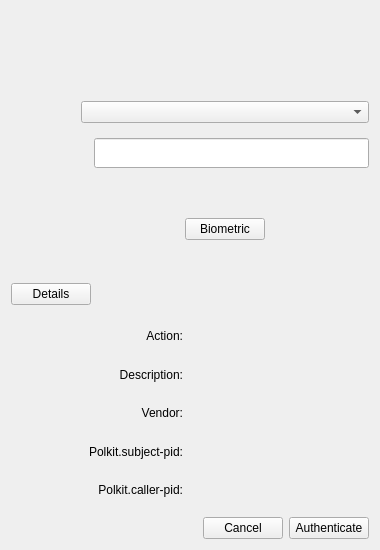
<?xml version="1.0" encoding="UTF-8"?>
<ui version="4.0">
 <class>MainWindow</class>
 <widget class="QWidget" name="MainWindow">
  <property name="geometry">
   <rect>
    <x>0</x>
    <y>0</y>
    <width>380</width>
    <height>550</height>
   </rect>
  </property>
  <property name="sizePolicy">
   <sizepolicy hsizetype="Expanding" vsizetype="Preferred">
    <horstretch>0</horstretch>
    <verstretch>0</verstretch>
   </sizepolicy>
  </property>
  <property name="minimumSize">
   <size>
    <width>380</width>
    <height>0</height>
   </size>
  </property>
  <property name="windowTitle">
   <string>Form</string>
  </property>
  <layout class="QVBoxLayout" name="verticalLayout_2">
   <property name="sizeConstraint">
    <enum>QLayout::SetDefaultConstraint</enum>
   </property>
   <item>
    <layout class="QFormLayout" name="formLayout">
     <item row="0" column="0">
      <widget class="QLabel" name="lblIcon">
       <property name="minimumSize">
        <size>
         <width>64</width>
         <height>64</height>
        </size>
       </property>
       <property name="maximumSize">
        <size>
         <width>96</width>
         <height>96</height>
        </size>
       </property>
       <property name="text">
        <string/>
       </property>
      </widget>
     </item>
     <item row="0" column="1">
      <widget class="QLabel" name="lblHeader">
       <property name="font">
        <font>
         <pointsize>12</pointsize>
         <weight>75</weight>
         <bold>true</bold>
        </font>
       </property>
       <property name="text">
        <string/>
       </property>
       <property name="wordWrap">
        <bool>true</bool>
       </property>
      </widget>
     </item>
     <item row="1" column="1">
      <widget class="QLabel" name="lblContent">
       <property name="text">
        <string/>
       </property>
       <property name="wordWrap">
        <bool>true</bool>
       </property>
      </widget>
     </item>
     <item row="2" column="1">
      <widget class="QComboBox" name="cmbUsers"/>
     </item>
     <item row="3" column="1">
      <widget class="QWidget" name="widgetPasswdAuth" native="true">
       <property name="minimumSize">
        <size>
         <width>0</width>
         <height>120</height>
        </size>
       </property>
       <layout class="QVBoxLayout" name="verticalLayout">
        <property name="leftMargin">
         <number>0</number>
        </property>
        <property name="rightMargin">
         <number>0</number>
        </property>
        <item>
         <layout class="QFormLayout" name="formLayout_2">
          <item row="0" column="0">
           <widget class="QLabel" name="lblPrompt">
            <property name="text">
             <string/>
            </property>
           </widget>
          </item>
          <item row="0" column="1">
           <widget class="QLineEdit" name="lePassword">
            <property name="minimumSize">
             <size>
              <width>0</width>
              <height>30</height>
             </size>
            </property>
           </widget>
          </item>
          <item row="1" column="1">
           <widget class="QLabel" name="lblMessage">
            <property name="minimumSize">
             <size>
              <width>0</width>
              <height>30</height>
             </size>
            </property>
            <property name="maximumSize">
             <size>
              <width>16777215</width>
              <height>30</height>
             </size>
            </property>
            <property name="text">
             <string/>
            </property>
            <property name="alignment">
             <set>Qt::AlignCenter</set>
            </property>
            <property name="wordWrap">
             <bool>true</bool>
            </property>
           </widget>
          </item>
         </layout>
        </item>
        <item>
         <layout class="QHBoxLayout" name="horizontalLayout_2">
          <property name="topMargin">
           <number>0</number>
          </property>
          <item>
           <spacer name="horizontalSpacer">
            <property name="orientation">
             <enum>Qt::Horizontal</enum>
            </property>
            <property name="sizeHint" stdset="0">
             <size>
              <width>40</width>
              <height>20</height>
             </size>
            </property>
           </spacer>
          </item>
          <item>
           <widget class="QPushButton" name="btnBioAuth">
            <property name="cursor">
             <cursorShape>PointingHandCursor</cursorShape>
            </property>
            <property name="text">
             <string>Biometric</string>
            </property>
           </widget>
          </item>
          <item>
           <spacer name="horizontalSpacer_2">
            <property name="orientation">
             <enum>Qt::Horizontal</enum>
            </property>
            <property name="sizeHint" stdset="0">
             <size>
              <width>40</width>
              <height>20</height>
             </size>
            </property>
           </spacer>
          </item>
         </layout>
        </item>
       </layout>
      </widget>
     </item>
    </layout>
   </item>
   <item>
    <layout class="QHBoxLayout" name="horizontalLayout_6">
     <property name="topMargin">
      <number>0</number>
     </property>
     <item>
      <widget class="QPushButton" name="btnDetails">
       <property name="cursor">
        <cursorShape>PointingHandCursor</cursorShape>
       </property>
       <property name="focusPolicy">
        <enum>Qt::NoFocus</enum>
       </property>
       <property name="text">
        <string>Details</string>
       </property>
      </widget>
     </item>
     <item>
      <spacer name="horizontalSpacer_5">
       <property name="orientation">
        <enum>Qt::Horizontal</enum>
       </property>
       <property name="sizeHint" stdset="0">
        <size>
         <width>40</width>
         <height>20</height>
        </size>
       </property>
      </spacer>
     </item>
    </layout>
   </item>
   <item>
    <widget class="QWidget" name="widgetDetails" native="true">
     <property name="sizePolicy">
      <sizepolicy hsizetype="Preferred" vsizetype="Preferred">
       <horstretch>0</horstretch>
       <verstretch>0</verstretch>
      </sizepolicy>
     </property>
     <property name="minimumSize">
      <size>
       <width>0</width>
       <height>200</height>
      </size>
     </property>
     <property name="maximumSize">
      <size>
       <width>16777215</width>
       <height>200</height>
      </size>
     </property>
     <layout class="QGridLayout" name="gridLayout_4">
      <property name="leftMargin">
       <number>0</number>
      </property>
      <property name="bottomMargin">
       <number>5</number>
      </property>
      <item row="0" column="0">
       <layout class="QGridLayout" name="gridLayout_3" rowstretch="1,1,1,1,1" columnstretch="0,0">
        <property name="sizeConstraint">
         <enum>QLayout::SetDefaultConstraint</enum>
        </property>
        <property name="topMargin">
         <number>0</number>
        </property>
        <property name="spacing">
         <number>6</number>
        </property>
        <item row="3" column="1">
         <widget class="QLabel" name="lblSubjectPid">
          <property name="sizePolicy">
           <sizepolicy hsizetype="Preferred" vsizetype="Preferred">
            <horstretch>0</horstretch>
            <verstretch>0</verstretch>
           </sizepolicy>
          </property>
          <property name="text">
           <string/>
          </property>
          <property name="scaledContents">
           <bool>true</bool>
          </property>
         </widget>
        </item>
        <item row="2" column="0">
         <widget class="QLabel" name="label_13">
          <property name="text">
           <string>Vendor:</string>
          </property>
          <property name="scaledContents">
           <bool>true</bool>
          </property>
          <property name="alignment">
           <set>Qt::AlignRight|Qt::AlignTrailing|Qt::AlignVCenter</set>
          </property>
         </widget>
        </item>
        <item row="0" column="1">
         <widget class="QLabel" name="lblActionId">
          <property name="sizePolicy">
           <sizepolicy hsizetype="Preferred" vsizetype="Preferred">
            <horstretch>0</horstretch>
            <verstretch>0</verstretch>
           </sizepolicy>
          </property>
          <property name="text">
           <string/>
          </property>
          <property name="scaledContents">
           <bool>true</bool>
          </property>
          <property name="wordWrap">
           <bool>false</bool>
          </property>
         </widget>
        </item>
        <item row="1" column="1">
         <widget class="QLabel" name="lblActionDesc">
          <property name="sizePolicy">
           <sizepolicy hsizetype="Preferred" vsizetype="Preferred">
            <horstretch>0</horstretch>
            <verstretch>0</verstretch>
           </sizepolicy>
          </property>
          <property name="text">
           <string/>
          </property>
          <property name="scaledContents">
           <bool>true</bool>
          </property>
          <property name="wordWrap">
           <bool>false</bool>
          </property>
         </widget>
        </item>
        <item row="2" column="1">
         <widget class="QLabel" name="lblVendor">
          <property name="sizePolicy">
           <sizepolicy hsizetype="Preferred" vsizetype="Preferred">
            <horstretch>0</horstretch>
            <verstretch>0</verstretch>
           </sizepolicy>
          </property>
          <property name="text">
           <string/>
          </property>
          <property name="scaledContents">
           <bool>true</bool>
          </property>
          <property name="wordWrap">
           <bool>false</bool>
          </property>
         </widget>
        </item>
        <item row="1" column="0">
         <widget class="QLabel" name="label_11">
          <property name="text">
           <string>Description:</string>
          </property>
          <property name="scaledContents">
           <bool>true</bool>
          </property>
          <property name="alignment">
           <set>Qt::AlignRight|Qt::AlignTrailing|Qt::AlignVCenter</set>
          </property>
         </widget>
        </item>
        <item row="4" column="0">
         <widget class="QLabel" name="label_17">
          <property name="text">
           <string>Polkit.caller-pid:</string>
          </property>
          <property name="scaledContents">
           <bool>true</bool>
          </property>
          <property name="alignment">
           <set>Qt::AlignRight|Qt::AlignTrailing|Qt::AlignVCenter</set>
          </property>
         </widget>
        </item>
        <item row="4" column="1">
         <widget class="QLabel" name="lblCallerPid">
          <property name="sizePolicy">
           <sizepolicy hsizetype="Preferred" vsizetype="Preferred">
            <horstretch>0</horstretch>
            <verstretch>0</verstretch>
           </sizepolicy>
          </property>
          <property name="text">
           <string/>
          </property>
          <property name="scaledContents">
           <bool>true</bool>
          </property>
         </widget>
        </item>
        <item row="0" column="0">
         <widget class="QLabel" name="label">
          <property name="sizePolicy">
           <sizepolicy hsizetype="Preferred" vsizetype="Preferred">
            <horstretch>0</horstretch>
            <verstretch>0</verstretch>
           </sizepolicy>
          </property>
          <property name="text">
           <string>Action:</string>
          </property>
          <property name="scaledContents">
           <bool>true</bool>
          </property>
          <property name="alignment">
           <set>Qt::AlignRight|Qt::AlignTrailing|Qt::AlignVCenter</set>
          </property>
         </widget>
        </item>
        <item row="3" column="0">
         <widget class="QLabel" name="label_15">
          <property name="text">
           <string>Polkit.subject-pid:</string>
          </property>
          <property name="scaledContents">
           <bool>true</bool>
          </property>
          <property name="alignment">
           <set>Qt::AlignRight|Qt::AlignTrailing|Qt::AlignVCenter</set>
          </property>
         </widget>
        </item>
       </layout>
      </item>
     </layout>
    </widget>
   </item>
   <item>
    <layout class="QHBoxLayout" name="horizontalLayout_7">
     <property name="topMargin">
      <number>0</number>
     </property>
     <item>
      <spacer name="horizontalSpacer_6">
       <property name="orientation">
        <enum>Qt::Horizontal</enum>
       </property>
       <property name="sizeHint" stdset="0">
        <size>
         <width>40</width>
         <height>20</height>
        </size>
       </property>
      </spacer>
     </item>
     <item>
      <widget class="QPushButton" name="btnCancel">
       <property name="sizePolicy">
        <sizepolicy hsizetype="Preferred" vsizetype="Fixed">
         <horstretch>0</horstretch>
         <verstretch>0</verstretch>
        </sizepolicy>
       </property>
       <property name="cursor">
        <cursorShape>PointingHandCursor</cursorShape>
       </property>
       <property name="text">
        <string>Cancel</string>
       </property>
      </widget>
     </item>
     <item>
      <widget class="QPushButton" name="btnAuth">
       <property name="sizePolicy">
        <sizepolicy hsizetype="Preferred" vsizetype="Fixed">
         <horstretch>0</horstretch>
         <verstretch>0</verstretch>
        </sizepolicy>
       </property>
       <property name="cursor">
        <cursorShape>PointingHandCursor</cursorShape>
       </property>
       <property name="text">
        <string>Authenticate</string>
       </property>
      </widget>
     </item>
    </layout>
   </item>
  </layout>
 </widget>
 <resources/>
 <connections/>
</ui>
